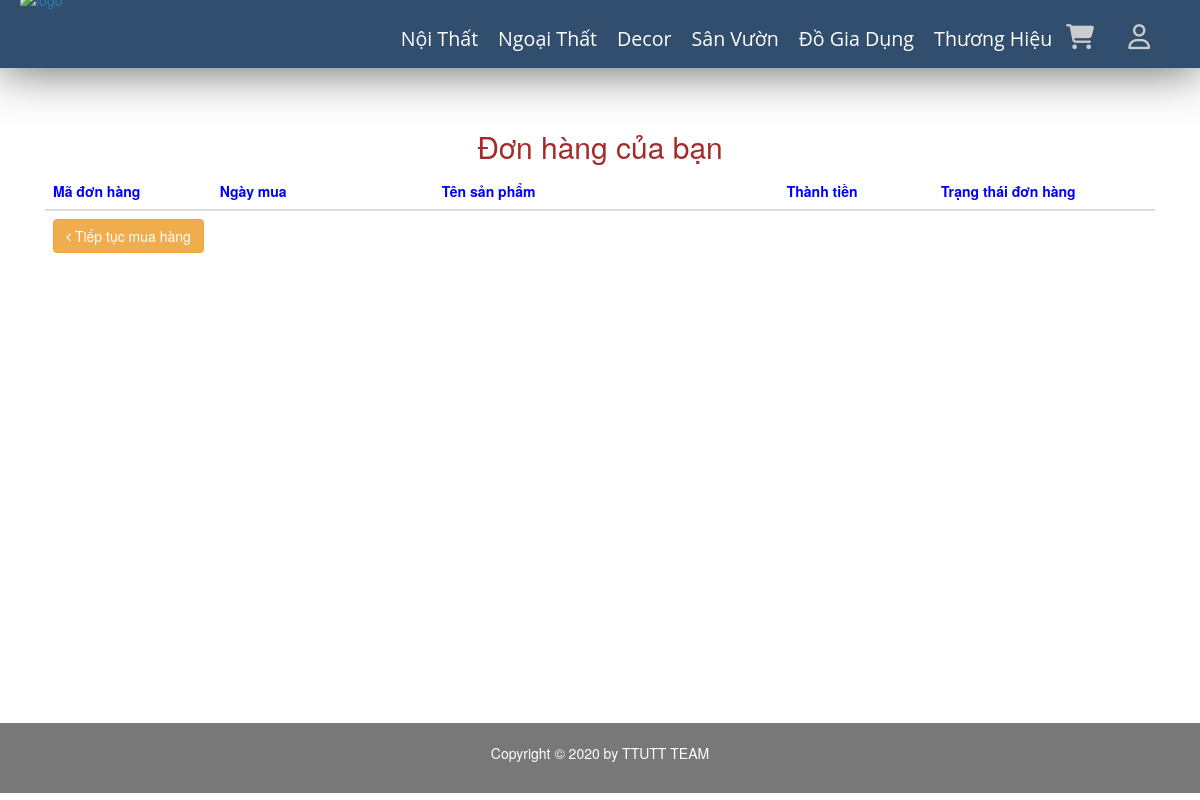
/public/pages/don-hang.php, run on the app's committed database.
### tables this page shows
CREATE TABLE `category` (
  `id` int(11) NOT NULL,
  `name` varchar(100) DEFAULT NULL,
  `slug` varchar(100) DEFAULT NULL,
  `images` varchar(100) DEFAULT NULL,
  `banner` varchar(100) DEFAULT NULL,
  `home` tinyint(100) DEFAULT 0,
  `status` tinyint(4) DEFAULT 0,
  `created_at` timestamp NOT NULL DEFAULT current_timestamp(),
  `updated` timestamp NOT NULL DEFAULT current_timestamp() ON UPDATE current_timestamp()
);

### libraries/Database.php (called while the page is built, shortened)
<?php
class DataProvider
{
	public static function ExecuteQuery($sql)
	{
		try{
			$connection = mysqli_connect("localhost","root","", "webnoithat");
			mysqli_query($connection, "set names 'utf8'");
			$result = mysqli_query($connection, $sql);
			return $result;
		}catch(Exception $ex)
		{
			return null;
		}
    }
}
?>

### public/pages/don-hang.php (the view, shortened to what this page needs)
<?php
require_once __DIR__ . "/../../layouts/header.php";
?>
<body>
    <h2 class="text-center">Đơn hàng của bạn</h2>
    <div class="container" style="min-height: 550px;">
        <table class="table table-hover">
            <thead>
                <tr id="alll">
                    <th style="width:15%">Mã đơn hàng</th>
                    <th style="width:20%">Ngày mua</th>
                    <th style="width:25%">Tên sản phẩm</th>
                    <th style="width:20%" class="text-center">Thành tiền</th>
                    <th style="width:20%">Trạng thái đơn hàng</th>
                </tr>
            </thead>
            <tfoot>
                <tr>
                    <td><a href="/DoAnWeb2020/public/index.php" class="btn btn-warning"><i class="fa fa-angle-left"></i> Tiếp tục mua hàng</a>
                    </td>
                    <td colspan="2" class="hidden-xs"> </td>
                    <td class="hidden-xs text-center"><strong></strong>
                </tr>
            </tfoot>
        </table>
    </div>
</body>
<?php require_once __DIR__ . "/../../layouts/footer.php" ?>

### layouts/header.php (shortened to what this page needs)
<!DOCTYPE html>
<html>
<head>
    <link rel="stylesheet" href="/redirect?Id=CvmsVv9asuSiOaRBBz9urpS909ixNzNqI37%2b8O1yQr4%3d">
    <link rel="stylesheet" type="text/css" href="../vendors/fonts/css/fontawesome.css">
    <link rel="stylesheet" type="text/css" href="../resources/css/styles.css">
    <link rel="stylesheet" href="../vendors/css/bootstrap.css">
    <link rel="stylesheet" href="../resources/css/queries.css">
    <link rel="stylesheet" href="../vendors/css/bootstrap-grid.css">
    <link rel="stylesheet" href="css/bootstrap.min.css">
    <link rel="stylesheet" href="css/font-awesome.min.css">
    <link rel="stylesheet" href="css/owl.carousel.css">
    <link rel="stylesheet" href="css/owl.theme.css">
    <link rel="stylesheet" href="css/owl.transitions.css">
    <link rel="stylesheet" href="css/animate.css">
    <link rel="stylesheet" href="css/normalize.css">
    <link rel="stylesheet" href="css/meanmenu.min.css">
    <link rel="stylesheet" href="css/main.css">
    <link rel="stylesheet" href="css/morrisjs/morris.css">
    <link rel="stylesheet" href="css/scrollbar/jquery.mCustomScrollbar.min.css">
    <link rel="stylesheet" href="css/metisMenu/metisMenu.min.css">
    <link rel="stylesheet" href="css/metisMenu/metisMenu-vertical.css">
    <link rel="stylesheet" href="css/calendar/fullcalendar.min.css">
    <link rel="stylesheet" href="css/calendar/fullcalendar.print.min.css">
    <link rel="stylesheet" href="style.css">
    <link rel="stylesheet" href="css/responsive.css">
    <link rel="stylesheet" href="https://maxcdn.bootstrapcdn.com/bootstrap/3.3.5/css/bootstrap.min.css"><script src="https://maxcdn.bootstrapcdn.com/bootstrap/3.3.5/js/bootstrap.min.js"></script>
</head>
<body>
    <div class="sticky">
        <nav>
            <a href="../index.php"><img class="logo"
                    src="../resources/img/logoCong_ty_Co_Phan_Kien_Truc_Xay_Dung_song_phat.jpg.png" alt="logo"></a>
            <div>
            <ul class="main-nav">
                    <?php
                    $sql = "SELECT * FROM `category`";
                    $category = DataProvider::ExecuteQuery($sql);
                    while ($loai = mysqli_fetch_array($category)) {
                        $chuoi = <<< EOD
                          <li><a class="a" href="/DoAnWeb2020/public/pages/show-row.php?id={$loai['id']}">  {$loai['name']}</a>
                          <ul class="submenu">
                          EOD;
                        echo $chuoi;
                        echo " </ul>";
                    }
                    echo   "</li>";
                    ?>
                    <a class="fas fa-shopping-cart " href="gio-hang.php" id="icoi"></a>
                    <?php if (isset($_SESSION['name'])) :   ?>
                        <div class="btn-group">
                            <button type="button" class="btn btn-info dropdown-toggle" data-toggle="dropdown" aria-haspopup="true" aria-expanded="false">
                           <?php echo $_SESSION['name'] ?>
                            </button>
                            <div class="dropdown-menu">
                                <a class="dropdown-item" href="don-hang.php">Đơn hàng</a>
                                <a class="dropdown-item" href="#"></a>
                                <a class="dropdown-item" href="ho-so.php">Hồ sơ</a>
                                <div class="dropdown-divider"></div>
                                <a class="dropdown-item" href="/DoAnWeb2020/public/pages/thoat.php">Đăng xuất</a>
                            </div>
                        </div>
                    <?php else : ?>
                        <a class="far fa-user " href="login.php" id="icoi"></a>
                    <?php endif ?>
                </ul>
            </div>
        </nav>
    </div>
    <div id="SITE_HEADER-placeholder"></div>

### public/resources/css/styles.css (style rules this page uses)
* { padding: 0 px; margin: 0 px; box-sizing: border-box; }
html { font-family: "Lato", sans-serif; font-size: 20 px; color: #5a5a5a; background-color: #ffffff; text-rendering: optimizeLegibility; }
body { overflow-x: hidden; }
.logo { width: 200px; float: left; margin-left: 20px; margin-top: 10px; display: block; }
#icoi { text-decoration: none; color: #cccccc; font-size: 25px; margin-right: 30px; }
.main-nav { float: right; list-style: none; margin-right: 20px; margin-top: 40px; padding-left: 0px; z-index: 1; }
.main-nav li .a { text-decoration: none; text-align: center; color: white; font-size: 140%; font-family: "Pacifico", cursive; font-family: "Amatic SC", cursive; font-family: "Open Sans", sans-serif; transition: border-bottom 0.5s; padding: 2px 0px; }
.main-nav li { display: inline-block; margin: 5px 10px; }
.sticky { background-color: rgb(49, 78, 110); position: fixed; top: 0 px; left: 0px; z-index: 900; width: 100%; box-shadow: 0 0px 50px 0 rgba(46, 44, 44, 0.8); }
.sticky .logo { width: 200px; margin-top: -10px; padding-bottom: -80px; }
.sticky .main-nav { margin-top: 20px; }
#SITE_HEADER-placeholder { height:110px; display:block; }

### public/pages/css/main.css (style rules this page uses)
html { color: #222; font-size: 1em; line-height: 1.4; }
audio, canvas, iframe, img, svg, video { vertical-align: middle; }

### public/pages/style.css (style rules this page uses)
html, body { height: 100%; font-family: 'Play', sans-serif;font-weight:400;background:#f5f5f5; }
img { max-width:100%;height:auto }
h1, h2, h3, h4, h5, h6 { margin: 0 0 10px; font-weight:700; }
a { transition: all 0.3s ease 0s;text-decoration:none; }
a:visited, a:link, a:active { text-decoration: none; }
ul { list-style: outside none none; margin: 0; padding: 0 }

### public/pages/don-hang.php (style rules this page uses)
#alll { color: blue; }
h2 { color: brown; }

### data on the page
category: name "Nội Thất"
category: name "Ngoại Thất"
category: name "Decor"
category: name "Sân Vườn"
category: name "Đồ Gia Dụng"
category: name "Thương Hiệu"
